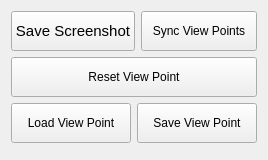
          <widget class="QWidget" name="page">
           <property name="geometry">
            <rect>
             <x>0</x>
             <y>0</y>
             <width>268</width>
             <height>160</height>
            </rect>
           </property>
           <property name="sizePolicy">
            <sizepolicy hsizetype="Fixed" vsizetype="Preferred">
             <horstretch>0</horstretch>
             <verstretch>0</verstretch>
            </sizepolicy>
           </property>
           <property name="layoutDirection">
            <enum>Qt::LeftToRight</enum>
           </property>
           <attribute name="label">
            <string>Camera Options</string>
           </attribute>
           <layout class="QVBoxLayout" name="verticalLayout_7">
            <item>
             <layout class="QHBoxLayout" name="horizontalLayout_4">
              <item>
               <widget class="QPushButton" name="pushButton_save">
                <property name="minimumSize">
                 <size>
                  <width>50</width>
                  <height>40</height>
                 </size>
                </property>
                <property name="font">
                 <font>
                  <pointsize>11</pointsize>
                 </font>
                </property>
                <property name="text">
                 <string>Save Screenshot</string>
                </property>
               </widget>
              </item>
              <item>
               <widget class="QPushButton" name="sync_cameras">
                <property name="minimumSize">
                 <size>
                  <width>50</width>
                  <height>40</height>
                 </size>
                </property>
                <property name="text">
                 <string>Sync View Points</string>
                </property>
               </widget>
              </item>
             </layout>
            </item>
            <item>
             <widget class="QPushButton" name="pushReset">
              <property name="minimumSize">
               <size>
                <width>50</width>
                <height>40</height>
               </size>
              </property>
              <property name="text">
               <string>Reset View Point</string>
              </property>
              <property name="iconSize">
               <size>
                <width>20</width>
                <height>20</height>
               </size>
              </property>
             </widget>
            </item>
            <item>
             <layout class="QHBoxLayout" name="horizontalLayout_13">
              <item>
               <widget class="QPushButton" name="load_camera">
                <property name="minimumSize">
                 <size>
                  <width>50</width>
                  <height>40</height>
                 </size>
                </property>
                <property name="text">
                 <string>Load View Point</string>
                </property>
               </widget>
              </item>
              <item>
               <widget class="QPushButton" name="save_camera">
                <property name="minimumSize">
                 <size>
                  <width>50</width>
                  <height>40</height>
                 </size>
                </property>
                <property name="text">
                 <string>Save View Point</string>
                </property>
               </widget>
              </item>
             </layout>
            </item>
            <item>
             <spacer name="verticalSpacer_2">
              <property name="orientation">
               <enum>Qt::Vertical</enum>
              </property>
              <property name="sizeHint" stdset="0">
               <size>
                <width>20</width>
                <height>40</height>
               </size>
              </property>
             </spacer>
            </item>
           </layout>
          </widget>
